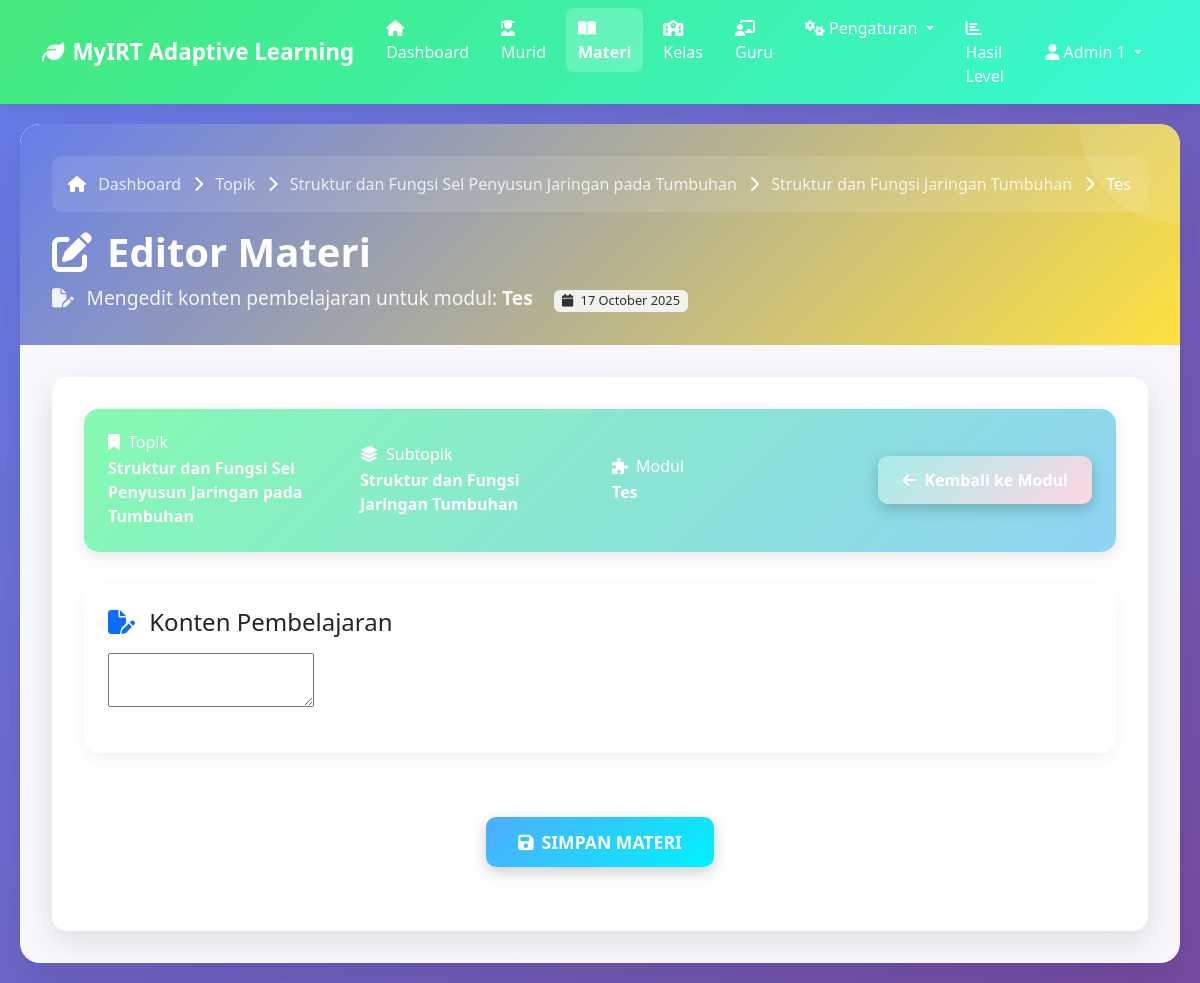
The app's page /admin/materi.php?module=9 (signed in) with its own data.
### tables this page shows
CREATE TABLE `module` (
  `id` int NOT NULL,
  `module_desc` varchar(255) NOT NULL,
  `sub_topic_id` int NOT NULL,
  `number` int NOT NULL,
  `module_level` enum('1','2','3') NOT NULL
);

CREATE TABLE `topic` (
  `id` int NOT NULL,
  `topic_desc` varchar(255) NOT NULL,
  `number` int NOT NULL
);

CREATE TABLE `sub_topic` (
  `id` int NOT NULL,
  `sub_topic_desc` varchar(255) NOT NULL,
  `topic_id` int NOT NULL,
  `number` int NOT NULL
);

### admin/materi.php (the view, shortened to what this page needs)
<?php
include('../config/db.php');
$id = $_GET['module'];
$sql = "SELECT m.*, st.sub_topic_desc, st.topic_id, t.topic_desc
        FROM module m
        JOIN sub_topic st ON m.sub_topic_id = st.id
        JOIN topic t ON st.topic_id = t.id
        WHERE m.id = '{$id}'";
$query = mysqli_query($conn, $sql);
$result = mysqli_fetch_array($query, MYSQLI_ASSOC);
?>
<!doctype html>
<html class="no-js" lang="en" dir="ltr">
<head>
    <link href="https://cdn.jsdelivr.net/npm/bootstrap@5.2.3/dist/css/bootstrap.min.css" rel="stylesheet">
    <link rel="stylesheet" href="https://cdnjs.cloudflare.com/ajax/libs/font-awesome/6.3.0/css/all.min.css">
    <link href="https://cdn.jsdelivr.net/npm/sweetalert2@11/dist/sweetalert2.min.css" rel="stylesheet">
</head>
<body>
    <?php
    $level_user = $_SESSION['level_user'];
    $user_name = $_SESSION['name'] ?? 'Guest';
    ?>
    <nav class="navbar navbar-expand-lg" style="background: var(--biology-gradient); box-shadow: 0 2px 20px rgba(0,0,0,0.1);">
        <div class="container">
            <a class="navbar-brand text-white fw-bold" href="index.php">
                <i class="fas fa-leaf me-2"></i>MyIRT Adaptive Learning
            </a>
            <div class="collapse navbar-collapse" id="navbarNav">
                <ul class="navbar-nav me-auto">
                    <li class="nav-item">
                        <a class="nav-link text-white" href="index.php">
                            <i class="fas fa-home me-1"></i>Dashboard
                        </a>
                    </li>
                    <?php if ($level_user == 1 || $level_user == 2) { ?>
                        <li class="nav-item">
                            <a class="nav-link text-white" href="murid.php">
                                <i class="fas fa-user-graduate me-1"></i>Murid
                            </a>
                        </li>
                        <li class="nav-item">
                            <a class="nav-link text-white active" href="topik.php">
                                <i class="fas fa-book-open me-1"></i>Materi
                            </a>
                        </li>
                    <?php } ?>
                    <?php if ($level_user == 1) { ?>
                        <li class="nav-item">
                            <a class="nav-link text-white" href="kelas.php">
                                <i class="fas fa-school me-1"></i>Kelas
                            </a>
                        </li>
                        <li class="nav-item">
                            <a class="nav-link text-white" href="guru.php">
                                <i class="fas fa-chalkboard-teacher me-1"></i>Guru
                            </a>
                        </li>
                        <li class="nav-item dropdown">
                            <a class="nav-link dropdown-toggle text-white" href="#" role="button" data-bs-toggle="dropdown">
                                <i class="fas fa-cogs me-1"></i>Pengaturan
                            </a>
                        </li>
                    <?php } ?>
                    <li class="nav-item">
                        <a class="nav-link text-white" href="hasil-pre-test.php">
                            <i class="fas fa-chart-bar me-1"></i>Hasil Level
                        </a>
                    </li>
                </ul>
                <ul class="navbar-nav ms-auto">
                    <li class="nav-item dropdown">
                        <a class="nav-link dropdown-toggle text-white" href="#" role="button" data-bs-toggle="dropdown">
                            <i class="fas fa-user me-1"></i><?php echo htmlspecialchars($user_name); ?>
                        </a>
                    </li>
                </ul>
            </div>
        </div>
    </nav>
    <div class="main-content">
        <div class="page-header">
            <div class="breadcrumb-nav">
                <i class="fas fa-home me-2"></i>
                <a href="index.php">Dashboard</a>
                <i class="fas fa-chevron-right mx-2"></i>
                <a href="topik.php">Topik</a>
                <i class="fas fa-chevron-right mx-2"></i>
                <a href="subtopik.php?topik=<?php echo $result['topic_id']; ?>"><?php echo htmlspecialchars($result['topic_desc']); ?></a>
                <i class="fas fa-chevron-right mx-2"></i>
                <a href="modul.php?subtopik=<?php echo $result['sub_topic_id']; ?>"><?php echo htmlspecialchars($result['sub_topic_desc']); ?></a>
                <i class="fas fa-chevron-right mx-2"></i>
                <span><?php echo htmlspecialchars($result['module_desc']); ?></span>
            </div>
            <h1>
                <i class="fas fa-edit"></i>
                Editor Materi
            </h1>
            <div class="subtitle">
                <i class="fas fa-file-edit me-2"></i>
                Mengedit konten pembelajaran untuk modul: <strong><?php echo htmlspecialchars($result['module_desc']); ?></strong>
                <span class="badge bg-light text-dark ms-3">
                    <i class="fas fa-calendar me-1"></i>
                    <?php echo date('d F Y'); ?>
                </span>
            </div>
        </div>
        <div class="content-card">
            <div class="context-info">
                <div class="row align-items-center">
                    <div class="col-md-3">
                        <h6 class="mb-1">
                            <i class="fas fa-bookmark me-2"></i>Topik
                        </h6>
                        <strong><?php echo htmlspecialchars($result['topic_desc']); ?></strong>
                    </div>
                    <div class="col-md-3">
                        <h6 class="mb-1">
                            <i class="fas fa-layer-group me-2"></i>Subtopik
                        </h6>
                        <strong><?php echo htmlspecialchars($result['sub_topic_desc']); ?></strong>
                    </div>
                    <div class="col-md-3">
                        <h6 class="mb-1">
                            <i class="fas fa-puzzle-piece me-2"></i>Modul
                        </h6>
                        <strong><?php echo htmlspecialchars($result['module_desc']); ?></strong>
                    </div>
                    <div class="col-md-3">
                        <div class="text-end">
                            <a href="modul.php?subtopik=<?php echo $result['sub_topic_id'] ?>" class="btn btn-back">
                                <i class="fas fa-arrow-left me-2"></i>Kembali ke Modul
                            </a>
                        </div>
                    </div>
                </div>
            </div>
            <form action="../data/materi.php?action=simpanMateri" id="formSimpanMateri" method="POST">
                <div class="editor-container">
                    <h4 class="mb-3">
                        <i class="fas fa-file-edit text-primary me-2"></i>
                        Konten Pembelajaran
                    </h4>
                    <textarea name="materi" id="materi" class="mb-3"></textarea>
                </div>
                <div class="action-buttons">
                    <button type="submit" id="saveMateriButton" class="btn btn-save">
                        <i class="fas fa-save me-2"></i>SIMPAN MATERI
                    </button>
                </div>
            </form>
        </div>
    </div>
</body>
</html>

### admin/materi.php (style rules this page uses)
:root { --primary-gradient: linear-gradient(135deg, #667eea 0%, #764ba2 100%); --secondary-gradient: linear-gradient(135deg, #f093fb 0%, #f5576c 100%); --success-gradient: linear-gradient(135deg, #4facfe 0%, #00f2fe 100%); --biology-gradient: linear-gradient(135deg, #43e97b 0%, #38f9d7 100%); --warm-gradient: linear-gradient(135deg, #fa709a 0%, #fee140 100%); --ocean-gradient: linear-gradient(135deg, #a8edea 0%, #fed6e3 100%); --royal-gradient: linear-gradient(135deg, #667eea 0%, #764ba2 100%); --nature-gradient: linear-gradient(135deg, #84fab0 0%, #8fd3f4 100%); --admin-gradient: linear-gradient(135deg, #667eea 0%, #43e97b 100%); --content-gradient: linear-gradient(135deg, #667eea 0%, #fee140 100%); }
body { background: linear-gradient(135deg, #667eea 0%, #764ba2 100%); font-family: 'Segoe UI', Tahoma, Geneva, Verdana, sans-serif; min-height: 100vh; }
.main-content { background: rgba(255, 255, 255, 0.95); border-radius: 20px; margin: 20px; padding: 0; box-shadow: 0 20px 40px rgba(0,0,0,0.1); backdrop-filter: blur(10px); overflow: hidden; }
.page-header { background: var(--content-gradient); color: white; padding: 2rem; margin: 0; border-radius: 20px 20px 0 0; position: relative; overflow: hidden; }
.page-header::before { content: ''; position: absolute; top: 0; right: 0; width: 200px; height: 200px; background: rgba(255,255,255,0.1); border-radius: 50%; transform: translate(50%, -50%); }
.page-header h1 { margin: 0; font-size: 2.5rem; font-weight: 700; display: flex; align-items: center; gap: 15px; }
.page-header .subtitle { margin-top: 0.5rem; opacity: 0.9; font-size: 1.2rem; }
.content-card { background: white; border-radius: 15px; padding: 2rem; margin: 2rem; box-shadow: 0 10px 30px rgba(0,0,0,0.1); border: none; }
.btn-back { background: var(--ocean-gradient); border: none; color: white; padding: 12px 24px; border-radius: 10px; font-weight: 600; transition: all 0.3s ease; box-shadow: 0 5px 15px rgba(0,0,0,0.2); text-decoration: none; }
.btn-save { background: var(--success-gradient); border: none; color: white; padding: 12px 32px; border-radius: 10px; font-weight: 600; transition: all 0.3s ease; box-shadow: 0 5px 15px rgba(0,0,0,0.2); font-size: 1.1rem; }
.navbar { transition: all 0.3s ease; }
.navbar-brand { font-size: 1.4rem; font-weight: 700; }
.nav-link { font-weight: 500; transition: all 0.3s ease; border-radius: 8px; margin: 0 4px; padding: 8px 12px !important; }
.nav-link.active { background-color: rgba(255,255,255,0.2); font-weight: 600; }
.badge { font-weight: 500; font-size: 0.8rem; }
.context-info { background: var(--nature-gradient); color: white; padding: 1.5rem; border-radius: 15px; margin-bottom: 2rem; box-shadow: 0 5px 15px rgba(0,0,0,0.1); }
.breadcrumb-nav { background: rgba(255,255,255,0.1); border-radius: 10px; padding: 1rem; margin-bottom: 1rem; }
.breadcrumb-nav a { color: white; text-decoration: none; opacity: 0.8; transition: all 0.3s ease; }
.editor-container { background: white; border-radius: 15px; padding: 1.5rem; margin-bottom: 2rem; box-shadow: 0 5px 15px rgba(0,0,0,0.05); }
.action-buttons { text-align: center; padding: 2rem 0; }

### records on screen
module: topic.topic_desc "Struktur dan Fungsi Sel Penyusun Jaringan pada Tumbuhan", sub_topic.sub_topic_desc "Struktur dan Fungsi Jaringan Tumbuhan", module_desc "Tes"

### other values on screen
$user_name "Admin 1"
